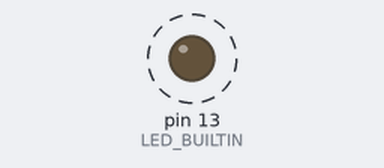
A sketch run on a simulated Arduino Uno, built with avr-gcc and run on an emulated ATmega328P. On the bench: output pins drawn as LEDs (lit = HIGH). Dashed ring = blinking.

Above: at 0.2 s.
Timing chart, 0 to 3.0 s (numbered marks = the images above):
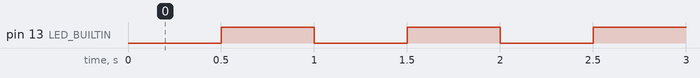

Measured:
- by itself, pin 13 (LED_BUILTIN): alternates HIGH for 0.50 s and LOW for 0.50 s

The sketch:

Blink.ino
```cpp
unsigned long prevTime= 0;
const long interval= 500;
int led= LOW;

void setup() {
  // put your setup code here, to run once:
  pinMode(LED_BUILTIN, OUTPUT);

}

void loop() {
  unsigned long currentTime= millis();

  if (currentTime- prevTime>= interval){
    prevTime= currentTime;

    if (led==LOW){
      led=HIGH;
    } else {led =LOW;}

    digitalWrite(LED_BUILTIN,led);

  }


}
```
